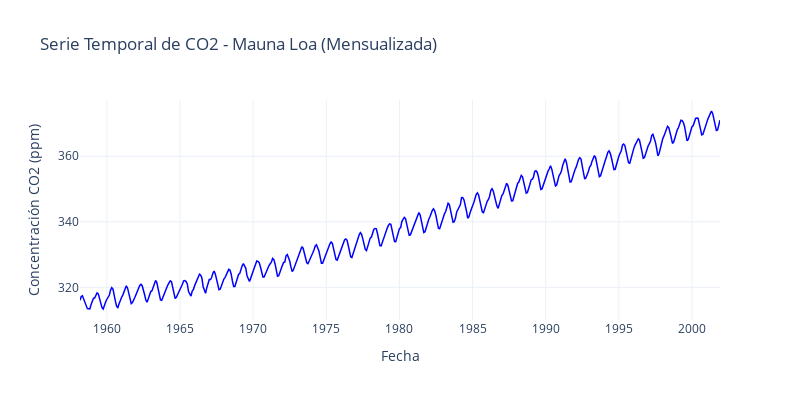

The notebook cell saved with this chart:
### Markdown cell above
### Analisis Exploratorio de la Serie

### Code cell
import plotly.graph_objects as go # type: ignore

# Crear la gráfica de la serie mensual de CO2
fig = go.Figure()

fig.add_trace(go.Scatter(
    x=y.index,
    y=y.values,
    mode='lines',
    name='CO2 (ppm)',
    line=dict(color='blue', width=1.5)
))

fig.update_layout(
    title='Serie Temporal de CO2 - Mauna Loa (Mensualizada)',
    xaxis_title='Fecha',
    yaxis_title='Concentración CO2 (ppm)',
    template='plotly_white',
    width=800,
    height=400
)

fig.show()

### Figure 1 — Plotly figure (JSON) as saved in the notebook; plotly's stock layout.template omitted (floating-point values rounded to 4 significant figures; data arrays with more than 128 entries replaced by an {"elided": "..."} marker saying what was removed)
{"data": [{"line": {"color": "blue", "width": 1.5}, "mode": "lines", "name": "CO2 (ppm)", "type": "scatter", "x": {"elided": "526 str values"}, "y": {"elided": "526 float values"}}], "layout": {"height": 400, "title": {"text": "Serie Temporal de CO2 - Mauna Loa (Mensualizada)"}, "width": 800, "xaxis": {"title": {"text": "Fecha"}}, "yaxis": {"title": {"text": "Concentración CO2 (ppm)"}}}}
